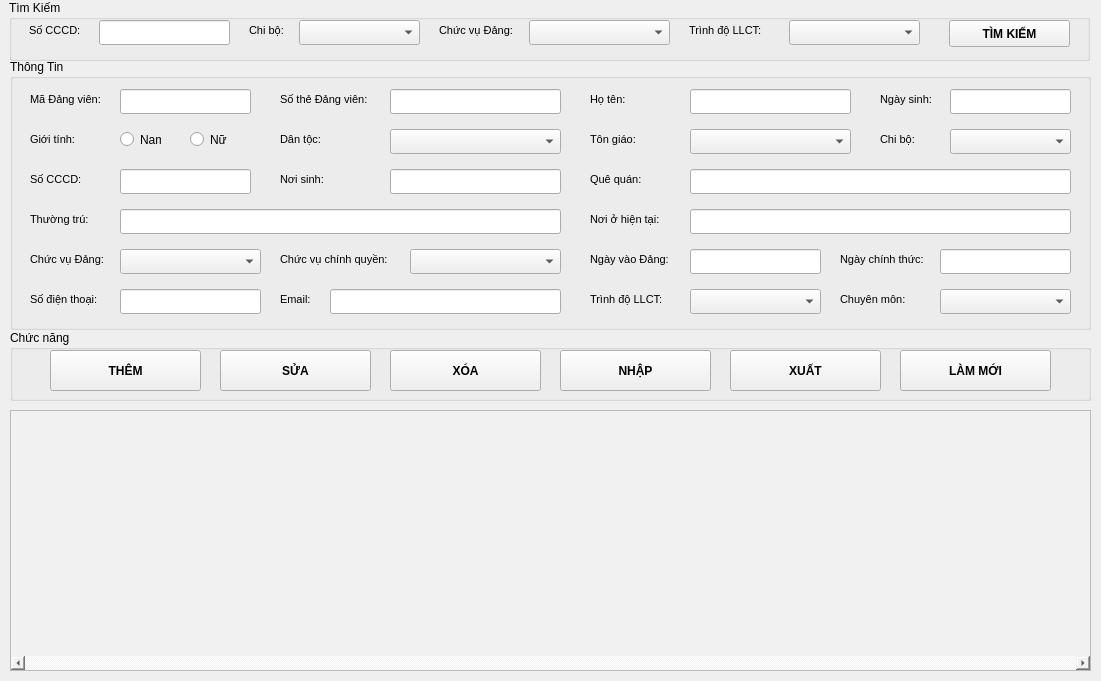
<?xml version="1.0" encoding="UTF-8"?>
<ui version="4.0">
 <class>Form</class>
 <widget class="QWidget" name="Form">
  <property name="geometry">
   <rect>
    <x>0</x>
    <y>0</y>
    <width>1101</width>
    <height>681</height>
   </rect>
  </property>
  <property name="windowTitle">
   <string>Form</string>
  </property>
  <widget class="QGroupBox" name="groupBox">
   <property name="geometry">
    <rect>
     <x>10</x>
     <y>59</y>
     <width>1081</width>
     <height>271</height>
    </rect>
   </property>
   <property name="title">
    <string>Thông Tin</string>
   </property>
   <widget class="QLineEdit" name="txtMaDangVien">
    <property name="geometry">
     <rect>
      <x>110</x>
      <y>30</y>
      <width>131</width>
      <height>25</height>
     </rect>
    </property>
   </widget>
   <widget class="QLabel" name="label">
    <property name="geometry">
     <rect>
      <x>20</x>
      <y>30</y>
      <width>91</width>
      <height>21</height>
     </rect>
    </property>
    <property name="font">
     <font>
      <pointsize>8</pointsize>
     </font>
    </property>
    <property name="text">
     <string>Mã Đảng viên:</string>
    </property>
   </widget>
   <widget class="QLabel" name="label_2">
    <property name="geometry">
     <rect>
      <x>270</x>
      <y>30</y>
      <width>111</width>
      <height>21</height>
     </rect>
    </property>
    <property name="font">
     <font>
      <pointsize>8</pointsize>
     </font>
    </property>
    <property name="text">
     <string>Số thẻ Đảng viên:</string>
    </property>
   </widget>
   <widget class="QLineEdit" name="txtSoTheDangVien">
    <property name="geometry">
     <rect>
      <x>380</x>
      <y>30</y>
      <width>171</width>
      <height>25</height>
     </rect>
    </property>
   </widget>
   <widget class="QLineEdit" name="txtHoTen">
    <property name="geometry">
     <rect>
      <x>680</x>
      <y>30</y>
      <width>161</width>
      <height>25</height>
     </rect>
    </property>
   </widget>
   <widget class="QLabel" name="label_3">
    <property name="geometry">
     <rect>
      <x>580</x>
      <y>30</y>
      <width>51</width>
      <height>21</height>
     </rect>
    </property>
    <property name="font">
     <font>
      <pointsize>8</pointsize>
     </font>
    </property>
    <property name="text">
     <string>Họ tên:</string>
    </property>
   </widget>
   <widget class="QLabel" name="label_4">
    <property name="geometry">
     <rect>
      <x>870</x>
      <y>70</y>
      <width>41</width>
      <height>21</height>
     </rect>
    </property>
    <property name="font">
     <font>
      <pointsize>8</pointsize>
     </font>
    </property>
    <property name="text">
     <string>Chi bộ:</string>
    </property>
   </widget>
   <widget class="QComboBox" name="cbChiBo">
    <property name="geometry">
     <rect>
      <x>940</x>
      <y>70</y>
      <width>121</width>
      <height>25</height>
     </rect>
    </property>
    <property name="font">
     <font>
      <pointsize>10</pointsize>
     </font>
    </property>
    <property name="styleSheet">
     <string notr="true"/>
    </property>
   </widget>
   <widget class="QRadioButton" name="radioNam">
    <property name="geometry">
     <rect>
      <x>110</x>
      <y>70</y>
      <width>41</width>
      <height>21</height>
     </rect>
    </property>
    <property name="text">
     <string>Nam</string>
    </property>
   </widget>
   <widget class="QRadioButton" name="radioNu">
    <property name="geometry">
     <rect>
      <x>180</x>
      <y>70</y>
      <width>41</width>
      <height>21</height>
     </rect>
    </property>
    <property name="text">
     <string>Nữ</string>
    </property>
   </widget>
   <widget class="QLabel" name="label_9">
    <property name="geometry">
     <rect>
      <x>20</x>
      <y>70</y>
      <width>51</width>
      <height>21</height>
     </rect>
    </property>
    <property name="font">
     <font>
      <pointsize>8</pointsize>
     </font>
    </property>
    <property name="text">
     <string>Giới tính:</string>
    </property>
   </widget>
   <widget class="QLabel" name="label_10">
    <property name="geometry">
     <rect>
      <x>270</x>
      <y>70</y>
      <width>51</width>
      <height>21</height>
     </rect>
    </property>
    <property name="font">
     <font>
      <pointsize>8</pointsize>
     </font>
    </property>
    <property name="text">
     <string>Dân tộc:</string>
    </property>
   </widget>
   <widget class="QComboBox" name="cbDanToc">
    <property name="geometry">
     <rect>
      <x>380</x>
      <y>70</y>
      <width>171</width>
      <height>25</height>
     </rect>
    </property>
    <property name="font">
     <font>
      <pointsize>10</pointsize>
     </font>
    </property>
    <property name="styleSheet">
     <string notr="true"/>
    </property>
   </widget>
   <widget class="QComboBox" name="cbTonGiao">
    <property name="geometry">
     <rect>
      <x>680</x>
      <y>70</y>
      <width>161</width>
      <height>25</height>
     </rect>
    </property>
    <property name="font">
     <font>
      <pointsize>10</pointsize>
     </font>
    </property>
    <property name="styleSheet">
     <string notr="true"/>
    </property>
   </widget>
   <widget class="QLabel" name="label_11">
    <property name="geometry">
     <rect>
      <x>580</x>
      <y>70</y>
      <width>61</width>
      <height>21</height>
     </rect>
    </property>
    <property name="font">
     <font>
      <pointsize>8</pointsize>
     </font>
    </property>
    <property name="text">
     <string>Tôn giáo:</string>
    </property>
   </widget>
   <widget class="QLineEdit" name="txtNgaySinh">
    <property name="geometry">
     <rect>
      <x>940</x>
      <y>30</y>
      <width>121</width>
      <height>25</height>
     </rect>
    </property>
   </widget>
   <widget class="QLabel" name="label_5">
    <property name="geometry">
     <rect>
      <x>870</x>
      <y>30</y>
      <width>61</width>
      <height>21</height>
     </rect>
    </property>
    <property name="font">
     <font>
      <pointsize>8</pointsize>
     </font>
    </property>
    <property name="text">
     <string>Ngày sinh:</string>
    </property>
   </widget>
   <widget class="QLineEdit" name="txtSoCCCD">
    <property name="geometry">
     <rect>
      <x>110</x>
      <y>110</y>
      <width>131</width>
      <height>25</height>
     </rect>
    </property>
   </widget>
   <widget class="QLabel" name="label_6">
    <property name="geometry">
     <rect>
      <x>20</x>
      <y>110</y>
      <width>111</width>
      <height>21</height>
     </rect>
    </property>
    <property name="font">
     <font>
      <pointsize>8</pointsize>
     </font>
    </property>
    <property name="text">
     <string>Số CCCD:</string>
    </property>
   </widget>
   <widget class="QLineEdit" name="txtNoiSinh">
    <property name="geometry">
     <rect>
      <x>380</x>
      <y>110</y>
      <width>171</width>
      <height>25</height>
     </rect>
    </property>
   </widget>
   <widget class="QLabel" name="label_7">
    <property name="geometry">
     <rect>
      <x>270</x>
      <y>110</y>
      <width>61</width>
      <height>21</height>
     </rect>
    </property>
    <property name="font">
     <font>
      <pointsize>8</pointsize>
     </font>
    </property>
    <property name="text">
     <string>Nơi sinh:</string>
    </property>
   </widget>
   <widget class="QLineEdit" name="txtQueQuan">
    <property name="geometry">
     <rect>
      <x>680</x>
      <y>110</y>
      <width>381</width>
      <height>25</height>
     </rect>
    </property>
   </widget>
   <widget class="QLabel" name="label_8">
    <property name="geometry">
     <rect>
      <x>580</x>
      <y>110</y>
      <width>61</width>
      <height>21</height>
     </rect>
    </property>
    <property name="font">
     <font>
      <pointsize>8</pointsize>
     </font>
    </property>
    <property name="text">
     <string>Quê quán:</string>
    </property>
   </widget>
   <widget class="QLineEdit" name="txtThuongTru">
    <property name="geometry">
     <rect>
      <x>110</x>
      <y>150</y>
      <width>441</width>
      <height>25</height>
     </rect>
    </property>
   </widget>
   <widget class="QLabel" name="label_12">
    <property name="geometry">
     <rect>
      <x>20</x>
      <y>150</y>
      <width>71</width>
      <height>21</height>
     </rect>
    </property>
    <property name="font">
     <font>
      <pointsize>8</pointsize>
     </font>
    </property>
    <property name="text">
     <string>Thường trú:</string>
    </property>
   </widget>
   <widget class="QLineEdit" name="txtNoiOHienTai">
    <property name="geometry">
     <rect>
      <x>680</x>
      <y>150</y>
      <width>381</width>
      <height>25</height>
     </rect>
    </property>
   </widget>
   <widget class="QLabel" name="label_13">
    <property name="geometry">
     <rect>
      <x>580</x>
      <y>150</y>
      <width>81</width>
      <height>21</height>
     </rect>
    </property>
    <property name="font">
     <font>
      <pointsize>8</pointsize>
     </font>
    </property>
    <property name="text">
     <string>Nơi ở hiện tại:</string>
    </property>
   </widget>
   <widget class="QLabel" name="label_14">
    <property name="geometry">
     <rect>
      <x>20</x>
      <y>190</y>
      <width>91</width>
      <height>21</height>
     </rect>
    </property>
    <property name="font">
     <font>
      <pointsize>8</pointsize>
     </font>
    </property>
    <property name="text">
     <string>Chức vụ Đảng:</string>
    </property>
   </widget>
   <widget class="QComboBox" name="cbChucVuDang">
    <property name="geometry">
     <rect>
      <x>110</x>
      <y>190</y>
      <width>141</width>
      <height>25</height>
     </rect>
    </property>
    <property name="font">
     <font>
      <pointsize>10</pointsize>
     </font>
    </property>
    <property name="styleSheet">
     <string notr="true"/>
    </property>
   </widget>
   <widget class="QComboBox" name="cbChucVuChinhQuyen">
    <property name="geometry">
     <rect>
      <x>400</x>
      <y>190</y>
      <width>151</width>
      <height>25</height>
     </rect>
    </property>
    <property name="font">
     <font>
      <pointsize>10</pointsize>
     </font>
    </property>
    <property name="styleSheet">
     <string notr="true"/>
    </property>
   </widget>
   <widget class="QLabel" name="label_15">
    <property name="geometry">
     <rect>
      <x>270</x>
      <y>190</y>
      <width>131</width>
      <height>21</height>
     </rect>
    </property>
    <property name="font">
     <font>
      <pointsize>8</pointsize>
     </font>
    </property>
    <property name="text">
     <string>Chức vụ chính quyền:</string>
    </property>
   </widget>
   <widget class="QLineEdit" name="txtNgayVaoDang">
    <property name="geometry">
     <rect>
      <x>680</x>
      <y>190</y>
      <width>131</width>
      <height>25</height>
     </rect>
    </property>
   </widget>
   <widget class="QLabel" name="label_16">
    <property name="geometry">
     <rect>
      <x>580</x>
      <y>190</y>
      <width>101</width>
      <height>21</height>
     </rect>
    </property>
    <property name="font">
     <font>
      <pointsize>8</pointsize>
     </font>
    </property>
    <property name="text">
     <string>Ngày vào Đảng:</string>
    </property>
   </widget>
   <widget class="QLineEdit" name="txtNgayChinhThuc">
    <property name="geometry">
     <rect>
      <x>930</x>
      <y>190</y>
      <width>131</width>
      <height>25</height>
     </rect>
    </property>
   </widget>
   <widget class="QLabel" name="label_17">
    <property name="geometry">
     <rect>
      <x>830</x>
      <y>190</y>
      <width>101</width>
      <height>21</height>
     </rect>
    </property>
    <property name="font">
     <font>
      <pointsize>8</pointsize>
     </font>
    </property>
    <property name="text">
     <string>Ngày chính thức:</string>
    </property>
   </widget>
   <widget class="QLabel" name="label_18">
    <property name="geometry">
     <rect>
      <x>20</x>
      <y>230</y>
      <width>91</width>
      <height>21</height>
     </rect>
    </property>
    <property name="font">
     <font>
      <pointsize>8</pointsize>
     </font>
    </property>
    <property name="text">
     <string>Số điện thoại:</string>
    </property>
   </widget>
   <widget class="QLineEdit" name="txtSoDienThoai">
    <property name="geometry">
     <rect>
      <x>110</x>
      <y>230</y>
      <width>141</width>
      <height>25</height>
     </rect>
    </property>
   </widget>
   <widget class="QLabel" name="label_19">
    <property name="geometry">
     <rect>
      <x>270</x>
      <y>230</y>
      <width>91</width>
      <height>21</height>
     </rect>
    </property>
    <property name="font">
     <font>
      <pointsize>8</pointsize>
     </font>
    </property>
    <property name="text">
     <string>Email:</string>
    </property>
   </widget>
   <widget class="QLineEdit" name="txtEmail">
    <property name="geometry">
     <rect>
      <x>320</x>
      <y>230</y>
      <width>231</width>
      <height>25</height>
     </rect>
    </property>
   </widget>
   <widget class="QComboBox" name="cbTrinhDoLLCT">
    <property name="geometry">
     <rect>
      <x>680</x>
      <y>230</y>
      <width>131</width>
      <height>25</height>
     </rect>
    </property>
    <property name="font">
     <font>
      <pointsize>10</pointsize>
     </font>
    </property>
    <property name="styleSheet">
     <string notr="true"/>
    </property>
   </widget>
   <widget class="QLabel" name="label_20">
    <property name="geometry">
     <rect>
      <x>580</x>
      <y>230</y>
      <width>91</width>
      <height>21</height>
     </rect>
    </property>
    <property name="font">
     <font>
      <pointsize>8</pointsize>
     </font>
    </property>
    <property name="text">
     <string>Trình độ LLCT:</string>
    </property>
   </widget>
   <widget class="QComboBox" name="cbChuyenMon">
    <property name="geometry">
     <rect>
      <x>930</x>
      <y>230</y>
      <width>131</width>
      <height>25</height>
     </rect>
    </property>
    <property name="font">
     <font>
      <pointsize>10</pointsize>
     </font>
    </property>
    <property name="styleSheet">
     <string notr="true"/>
    </property>
   </widget>
   <widget class="QLabel" name="label_21">
    <property name="geometry">
     <rect>
      <x>830</x>
      <y>230</y>
      <width>91</width>
      <height>21</height>
     </rect>
    </property>
    <property name="font">
     <font>
      <pointsize>8</pointsize>
     </font>
    </property>
    <property name="text">
     <string>Chuyên môn:</string>
    </property>
   </widget>
  </widget>
  <widget class="QTableWidget" name="tableData">
   <property name="enabled">
    <bool>true</bool>
   </property>
   <property name="geometry">
    <rect>
     <x>10</x>
     <y>410</y>
     <width>1081</width>
     <height>261</height>
    </rect>
   </property>
   <property name="styleSheet">
    <string notr="true">background-color:  #f1f1f1;</string>
   </property>
   <property name="midLineWidth">
    <number>1</number>
   </property>
   <property name="verticalScrollBarPolicy">
    <enum>Qt::ScrollBarAsNeeded</enum>
   </property>
   <property name="horizontalScrollBarPolicy">
    <enum>Qt::ScrollBarAlwaysOn</enum>
   </property>
   <property name="autoScroll">
    <bool>false</bool>
   </property>
   <property name="editTriggers">
    <set>QAbstractItemView::NoEditTriggers</set>
   </property>
  </widget>
  <widget class="QGroupBox" name="groupBox_2">
   <property name="geometry">
    <rect>
     <x>10</x>
     <y>330</y>
     <width>1081</width>
     <height>71</height>
    </rect>
   </property>
   <property name="title">
    <string>Chức năng</string>
   </property>
   <widget class="QPushButton" name="buttonThem">
    <property name="geometry">
     <rect>
      <x>40</x>
      <y>20</y>
      <width>151</width>
      <height>41</height>
     </rect>
    </property>
    <property name="font">
     <font>
      <weight>75</weight>
      <bold>true</bold>
     </font>
    </property>
    <property name="cursor">
     <cursorShape>PointingHandCursor</cursorShape>
    </property>
    <property name="text">
     <string>THÊM</string>
    </property>
   </widget>
   <widget class="QPushButton" name="buttonSua">
    <property name="geometry">
     <rect>
      <x>210</x>
      <y>20</y>
      <width>151</width>
      <height>41</height>
     </rect>
    </property>
    <property name="font">
     <font>
      <weight>75</weight>
      <bold>true</bold>
     </font>
    </property>
    <property name="cursor">
     <cursorShape>PointingHandCursor</cursorShape>
    </property>
    <property name="text">
     <string>SỬA</string>
    </property>
   </widget>
   <widget class="QPushButton" name="buttonXoa">
    <property name="geometry">
     <rect>
      <x>380</x>
      <y>20</y>
      <width>151</width>
      <height>41</height>
     </rect>
    </property>
    <property name="font">
     <font>
      <weight>75</weight>
      <bold>true</bold>
     </font>
    </property>
    <property name="cursor">
     <cursorShape>PointingHandCursor</cursorShape>
    </property>
    <property name="text">
     <string>XÓA</string>
    </property>
   </widget>
   <widget class="QPushButton" name="buttonNhap">
    <property name="geometry">
     <rect>
      <x>550</x>
      <y>20</y>
      <width>151</width>
      <height>41</height>
     </rect>
    </property>
    <property name="font">
     <font>
      <weight>75</weight>
      <bold>true</bold>
     </font>
    </property>
    <property name="cursor">
     <cursorShape>PointingHandCursor</cursorShape>
    </property>
    <property name="text">
     <string>NHẬP</string>
    </property>
   </widget>
   <widget class="QPushButton" name="buttonXuat">
    <property name="geometry">
     <rect>
      <x>720</x>
      <y>20</y>
      <width>151</width>
      <height>41</height>
     </rect>
    </property>
    <property name="font">
     <font>
      <weight>75</weight>
      <bold>true</bold>
     </font>
    </property>
    <property name="cursor">
     <cursorShape>PointingHandCursor</cursorShape>
    </property>
    <property name="text">
     <string>XUẤT</string>
    </property>
   </widget>
   <widget class="QPushButton" name="buttonLamMoi">
    <property name="geometry">
     <rect>
      <x>890</x>
      <y>20</y>
      <width>151</width>
      <height>41</height>
     </rect>
    </property>
    <property name="font">
     <font>
      <weight>75</weight>
      <bold>true</bold>
     </font>
    </property>
    <property name="cursor">
     <cursorShape>PointingHandCursor</cursorShape>
    </property>
    <property name="text">
     <string>LÀM MỚI</string>
    </property>
   </widget>
  </widget>
  <widget class="QGroupBox" name="groupBox_3">
   <property name="geometry">
    <rect>
     <x>9</x>
     <y>0</y>
     <width>1081</width>
     <height>61</height>
    </rect>
   </property>
   <property name="title">
    <string>Tìm Kiếm </string>
   </property>
   <widget class="QLineEdit" name="txtTimCCCD">
    <property name="geometry">
     <rect>
      <x>90</x>
      <y>20</y>
      <width>131</width>
      <height>25</height>
     </rect>
    </property>
    <property name="text">
     <string/>
    </property>
   </widget>
   <widget class="QComboBox" name="cbTimCB">
    <property name="geometry">
     <rect>
      <x>290</x>
      <y>20</y>
      <width>121</width>
      <height>25</height>
     </rect>
    </property>
    <property name="font">
     <font>
      <pointsize>10</pointsize>
     </font>
    </property>
    <property name="styleSheet">
     <string notr="true"/>
    </property>
   </widget>
   <widget class="QLabel" name="label_22">
    <property name="geometry">
     <rect>
      <x>240</x>
      <y>20</y>
      <width>41</width>
      <height>21</height>
     </rect>
    </property>
    <property name="font">
     <font>
      <pointsize>8</pointsize>
     </font>
    </property>
    <property name="text">
     <string>Chi bộ:</string>
    </property>
   </widget>
   <widget class="QComboBox" name="cbTimCVD">
    <property name="geometry">
     <rect>
      <x>520</x>
      <y>20</y>
      <width>141</width>
      <height>25</height>
     </rect>
    </property>
    <property name="font">
     <font>
      <pointsize>10</pointsize>
     </font>
    </property>
    <property name="styleSheet">
     <string notr="true"/>
    </property>
   </widget>
   <widget class="QLabel" name="label_23">
    <property name="geometry">
     <rect>
      <x>430</x>
      <y>20</y>
      <width>91</width>
      <height>21</height>
     </rect>
    </property>
    <property name="font">
     <font>
      <pointsize>8</pointsize>
     </font>
    </property>
    <property name="text">
     <string>Chức vụ Đảng:</string>
    </property>
   </widget>
   <widget class="QComboBox" name="cbTimLLCT">
    <property name="geometry">
     <rect>
      <x>780</x>
      <y>20</y>
      <width>131</width>
      <height>25</height>
     </rect>
    </property>
    <property name="font">
     <font>
      <pointsize>10</pointsize>
     </font>
    </property>
    <property name="styleSheet">
     <string notr="true"/>
    </property>
   </widget>
   <widget class="QLabel" name="label_24">
    <property name="geometry">
     <rect>
      <x>680</x>
      <y>20</y>
      <width>131</width>
      <height>21</height>
     </rect>
    </property>
    <property name="font">
     <font>
      <pointsize>8</pointsize>
     </font>
    </property>
    <property name="text">
     <string>Trình độ LLCT:</string>
    </property>
   </widget>
   <widget class="QLabel" name="label_25">
    <property name="geometry">
     <rect>
      <x>20</x>
      <y>20</y>
      <width>61</width>
      <height>21</height>
     </rect>
    </property>
    <property name="font">
     <font>
      <pointsize>8</pointsize>
     </font>
    </property>
    <property name="text">
     <string>Số CCCD:</string>
    </property>
   </widget>
   <widget class="QPushButton" name="buttonTimKiem">
    <property name="geometry">
     <rect>
      <x>940</x>
      <y>20</y>
      <width>121</width>
      <height>27</height>
     </rect>
    </property>
    <property name="font">
     <font>
      <weight>75</weight>
      <bold>true</bold>
     </font>
    </property>
    <property name="cursor">
     <cursorShape>PointingHandCursor</cursorShape>
    </property>
    <property name="text">
     <string>TÌM KIẾM</string>
    </property>
   </widget>
  </widget>
 </widget>
 <resources/>
 <connections/>
</ui>
